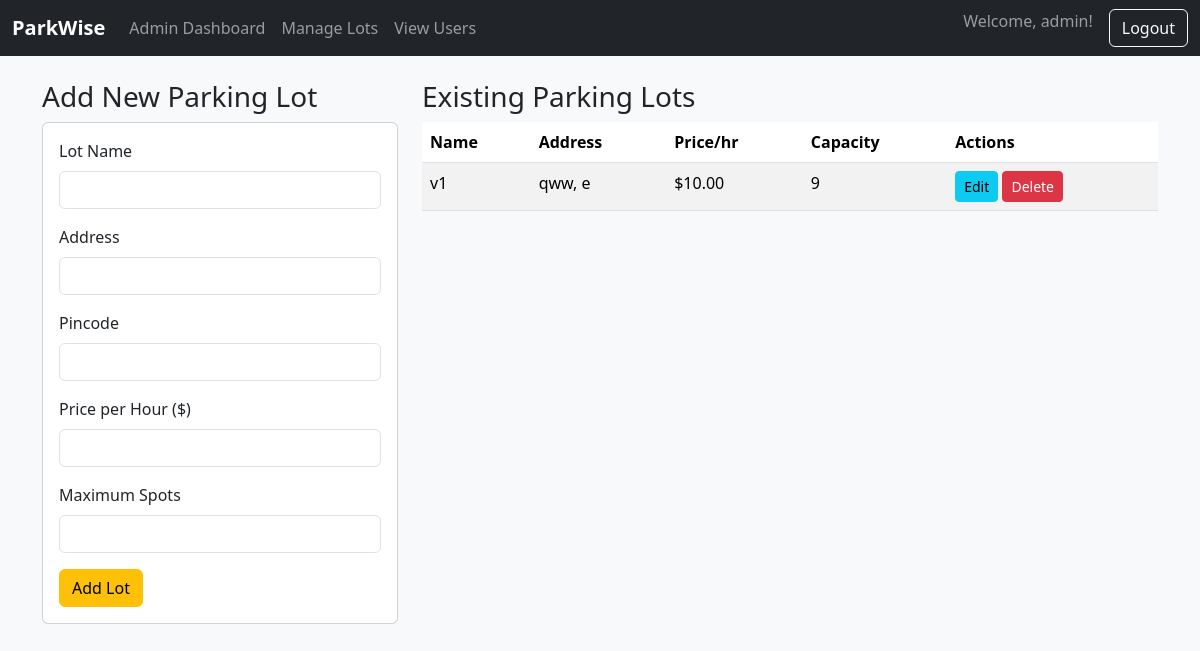
/admin/lots (signed in), run on the app's committed database.
### app.py (models this page shows)
class ParkingLot(db.Model):
    id = db.Column(db.Integer, primary_key=True)
    name = db.Column(db.String(100), nullable=False)
    address = db.Column(db.String(200), nullable=False)
    pincode = db.Column(db.String(10), nullable=False)
    price = db.Column(db.Float, nullable=False)
    capacity = db.Column(db.Integer, nullable=False)
    spots = db.relationship('ParkingSpot', backref='lot', lazy=True, cascade="all, delete-orphan")

### app.py (the view, shortened to what this page needs)
@app.route('/admin/lots', methods=['GET', 'POST'])
def lots():
    if not session.get('is_admin'):
        return redirect(url_for('admin_login'))
    all_lots = ParkingLot.query.all()
    return render_template('admin/lots.html', lots=all_lots)

### templates/admin/lots.html (shortened to what this page needs)
{% extends 'base.html' %}
{% block content %}
<div class="row">
    <div class="col-md-4">
        <h3>Add New Parking Lot</h3>
        <div class="card">
            <div class="card-body">
                <form method="POST" action="{{ url_for('lots') }}">
                    <div class="mb-3"><label for="name" class="form-label">Lot Name</label><input type="text" class="form-control" id="name" name="name" required></div>
                    <div class="mb-3"><label for="address" class="form-label">Address</label><input type="text" class="form-control" id="address" name="address" required></div>
                    <div class="mb-3"><label for="pincode" class="form-label">Pincode</label><input type="text" class="form-control" id="pincode" name="pincode" required></div>
                    <div class="mb-3"><label for="price" class="form-label">Price per Hour ($)</label><input type="number" step="0.01" class="form-control" id="price" name="price" required></div>
                    <div class="mb-3"><label for="capacity" class="form-label">Maximum Spots</label><input type="number" class="form-control" id="capacity" name="capacity" required></div>
                    <button type="submit" class="btn btn-warning">Add Lot</button>
                </form>
            </div>
        </div>
    </div>
    <div class="col-md-8">
        <h3>Existing Parking Lots</h3>
        <table class="table table-striped">
            <thead>
                <tr><th>Name</th><th>Address</th><th>Price/hr</th><th>Capacity</th><th>Actions</th></tr>
            </thead>
            <tbody>
                {% for lot in lots %}
                <tr>
                    <td>{{ lot.name }}</td><td>{{ lot.address }}, {{ lot.pincode }}</td>
                    <td>${{ "%.2f"|format(lot.price) }}</td>
                    <td>{{ lot.capacity }}</td>
                    <td>
                        <a href="{{ url_for('edit_lot', lot_id=lot.id) }}" class="btn btn-sm btn-info">Edit</a>
                        <form action="{{ url_for('delete_lot', lot_id=lot.id) }}" method="POST" class="d-inline" onsubmit="return confirm('Are you sure you want to delete this lot?');">
                            <button type="submit" class="btn btn-sm btn-danger">Delete</button>
                        </form>
                    </td>
                </tr>
                {% else %}
                <tr><td colspan="5" class="text-center">No parking lots found.</td></tr>
                {% endfor %}
            </tbody>
        </table>
    </div>
</div>
{% endblock %}

### static/style.css (style rules this page uses)
body { background-color: #f8f9fa; }

### data on the page
ParkingLot: name "v1", address "qww", pincode "e", price "10.00", capacity "9"

### other printed values
{{ session.username }} "admin"
